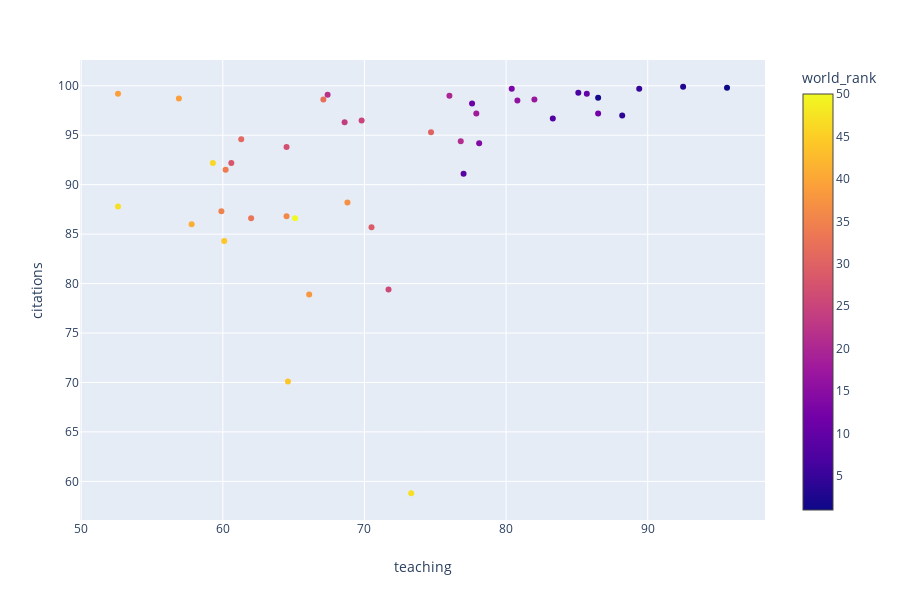

This figure's notebook cell:
### Code cell
import plotly.express as px
fig = px.scatter(df2, x="teaching", y="citations", color="world_rank")
fig.show()

### Figure 1 — Plotly figure (JSON) as saved in the notebook; plotly's stock layout.template omitted (floating-point values rounded to 4 significant figures)
{"data": [{"hoverlabel": {"namelength": 0}, "hovertemplate": "teaching=%{x}<br>citations=%{y}<br>world_rank=%{marker.color}", "legendgroup": "", "marker": {"color": [1, 2, 3, 4, 5, 7, 8, 9, 10, 11, 12, 13, 14, 16, 17, 18, 20, 21, 22, 24, 25, 26, 27, 28, 29, 30, 31, 32, 33, 34, 35, 36, 37, 38, 39, 39, 41, 44, 44, 46, 47, 47, 50], "coloraxis": "coloraxis", "symbol": "circle"}, "mode": "markers", "name": "", "showlegend": false, "type": "scatter", "x": [95.6, 86.5, 92.5, 88.2, 89.4, 85.1, 83.3, 77, 85.7, 77.6, 86.5, 80.4, 78.1, 80.8, 82, 77.9, 76, 76.8, 67.4, 68.6, 69.8, 71.7, 64.5, 60.6, 70.5, 74.7, 61.3, 67.1, 62, 60.2, 59.9, 64.5, 68.8, 66.1, 56.9, 52.6, 57.8, 60.1, 64.6, 59.3, 73.3, 52.6, 65.1], "xaxis": "x", "y": [99.8, 98.8, 99.9, 97, 99.7, 99.3, 96.7, 91.1, 99.2, 98.2, 97.2, 99.7, 94.2, 98.5, 98.6, 97.2, 99, 94.4, 99.1, 96.3, 96.5, 79.4, 93.8, 92.2, 85.7, 95.3, 94.6, 98.6, 86.6, 91.5, 87.3, 86.8, 88.2, 78.9, 98.7, 99.2, 86, 84.3, 70.1, 92.2, 58.8, 87.8, 86.6], "yaxis": "y"}], "layout": {"coloraxis": {"colorbar": {"title": {"text": "world_rank"}}, "colorscale": [[0, "#0d0887"], [0.1111, "#46039f"], [0.2222, "#7201a8"], [0.3333, "#9c179e"], [0.4444, "#bd3786"], [0.5556, "#d8576b"], [0.6667, "#ed7953"], [0.7778, "#fb9f3a"], [0.8889, "#fdca26"], [1, "#f0f921"]]}, "height": 600, "legend": {"tracegroupgap": 0}, "margin": {"t": 60}, "xaxis": {"anchor": "y", "domain": [0, 0.98], "title": {"text": "teaching"}}, "yaxis": {"anchor": "x", "domain": [0, 1], "title": {"text": "citations"}}}}
